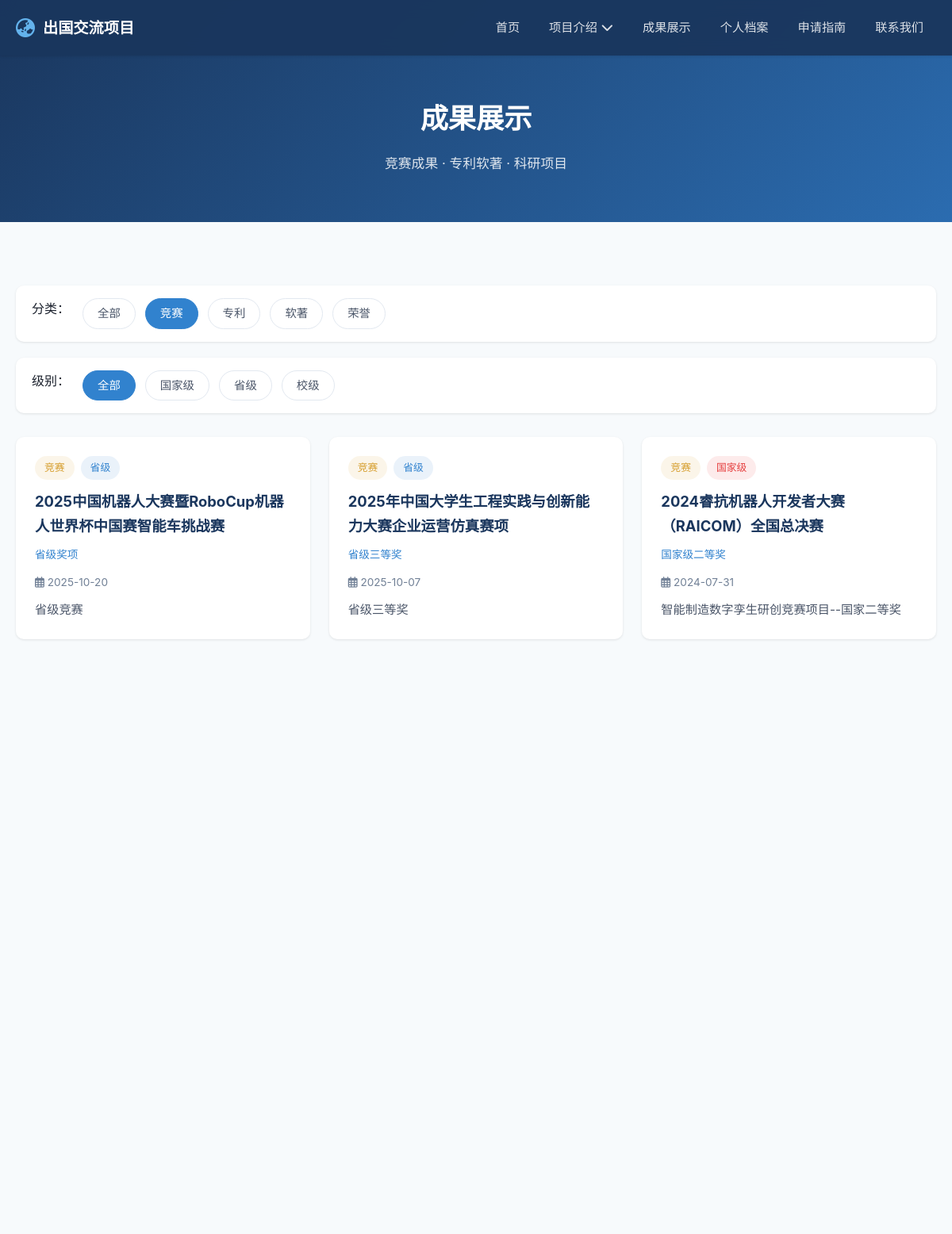
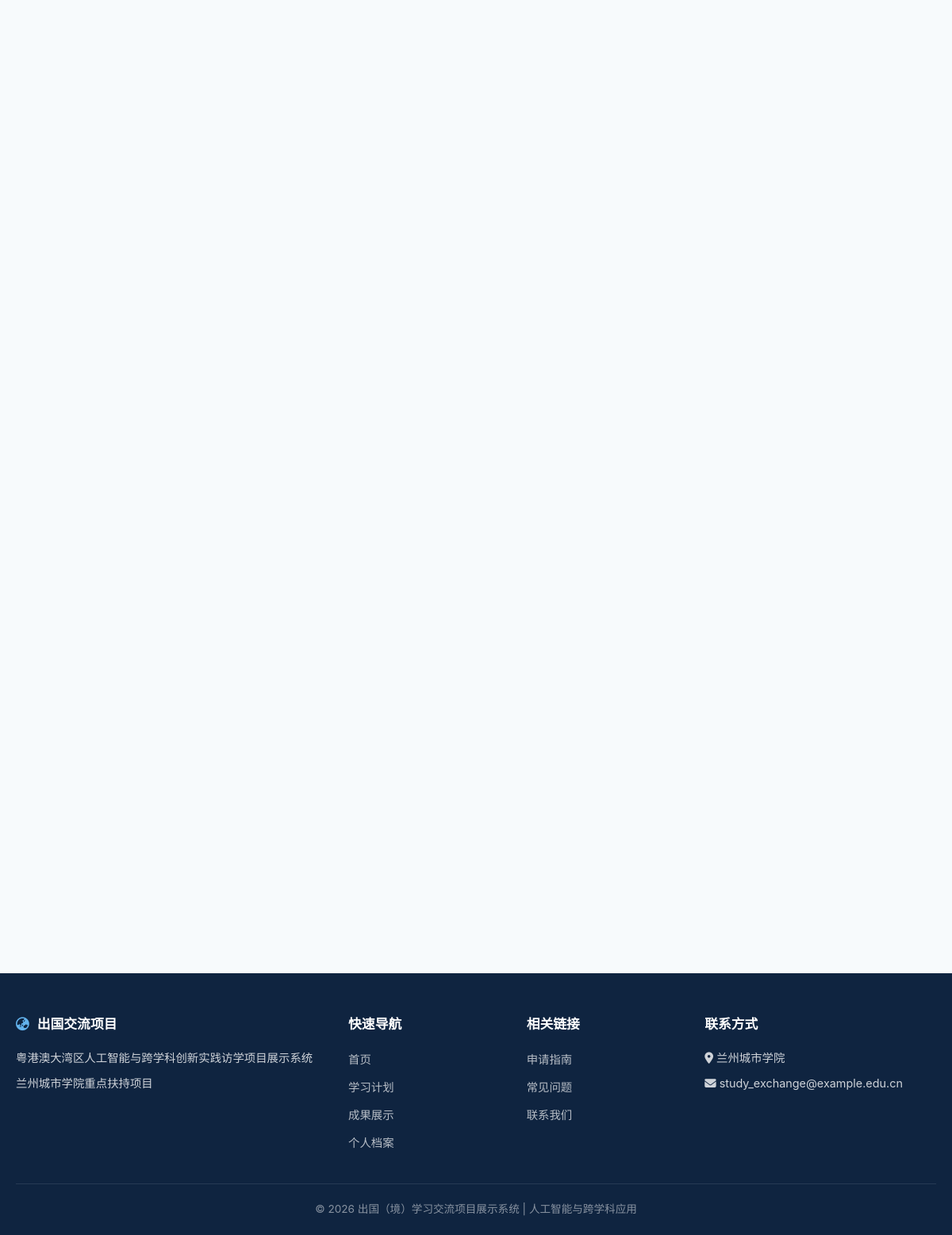
The page /achievement/?category=竞赛&level= on the database its author committed (2 pictures, top to bottom).
### app/models/models.py (models this page shows, shortened)
class Achievement(db.Model):
    __tablename__ = 'achievements'
    id = db.Column(db.Integer, primary_key=True)
    title = db.Column(db.String(200), nullable=False, comment='成果标题')
    description = db.Column(db.Text, comment='成果描述')
    category = db.Column(db.String(50), comment='成果类别：竞赛/专利/软著/论文/项目')
    level = db.Column(db.String(50), comment='级别：国家级/省级/校级')
    award = db.Column(db.String(200), comment='奖项/荣誉')
    date = db.Column(db.Date, comment='获得日期')
    image = db.Column(db.String(200), comment='成果图片')
    is_featured = db.Column(db.Boolean, default=False, comment='是否精选展示')
    created_at = db.Column(db.DateTime, default=datetime.now)

### app/routes/achievement.py (the view)
@achievement_bp.route('/')
def achievement_list():
    category = request.args.get('category', '')
    level = request.args.get('level', '')
    query = Achievement.query
    if category:
        query = query.filter_by(category=category)
    if level:
        query = query.filter_by(level=level)
    achievements = query.order_by(Achievement.created_at.desc()).all()
    categories = db.session.query(Achievement.category).distinct().all()
    levels = db.session.query(Achievement.level).distinct().all()
    return render_template('pages/achievement/list.html',
                           achievements=achievements,
                           categories=[c[0] for c in categories if c[0]],
                           levels=[l[0] for l in levels if l[0]],
                           current_category=category,
                           current_level=level)

### app/templates/pages/achievement/list.html (shortened to what this page needs)
{% extends "base.html" %}
{% block content %}
<div class="page-header">
    <div class="container">
        <h1>成果展示</h1>
        <p>竞赛成果 · 专利软著 · 科研项目</p>
    </div>
</div>
<section class="section">
    <div class="container">
        <div class="filter-bar">
            <span style="font-weight:500; color:var(--text-primary); margin-right:4px;">分类：</span>
            <a href="{{ url_for('achievement.achievement_list', category='', level=current_level) }}"
               class="filter-btn {% if not current_category %}active{% endif %}">全部</a>
            {% for cat in categories %}
            <a href="{{ url_for('achievement.achievement_list', category=cat, level=current_level) }}"
               class="filter-btn {% if current_category == cat %}active{% endif %}">{{ cat }}</a>
            {% endfor %}
        </div>
        <div class="filter-bar" style="margin-top:-10px;">
            <span style="font-weight:500; color:var(--text-primary); margin-right:4px;">级别：</span>
            <a href="{{ url_for('achievement.achievement_list', category=current_category, level='') }}"
               class="filter-btn {% if not current_level %}active{% endif %}">全部</a>
            <a href="{{ url_for('achievement.achievement_list', category=current_category, level='国家级') }}"
               class="filter-btn {% if current_level == '国家级' %}active{% endif %}">国家级</a>
            <a href="{{ url_for('achievement.achievement_list', category=current_category, level='省级') }}"
               class="filter-btn {% if current_level == '省级' %}active{% endif %}">省级</a>
            <a href="{{ url_for('achievement.achievement_list', category=current_category, level='校级') }}"
               class="filter-btn {% if current_level == '校级' %}active{% endif %}">校级</a>
        </div>
        <div class="card-grid">
            {% for item in achievements %}
            <a href="{{ url_for('achievement.achievement_detail', achievement_id=item.id) }}" class="card reveal" style="text-decoration:none; color:inherit;">
                <div class="card-body">
                    <div style="display:flex; gap:8px; margin-bottom:12px; flex-wrap:wrap;">
                        {% if item.category == '竞赛' %}
                        <span class="badge badge-competition">{{ item.category }}</span>
                        {% elif item.category == '专利' %}
                        <span class="badge badge-patent">{{ item.category }}</span>
                        {% elif item.category == '软著' %}
                        <span class="badge badge-patent">{{ item.category }}</span>
                        {% elif item.category == '荣誉' %}
                        <span class="badge badge-competition">{{ item.category }}</span>
                        {% else %}
                        <span class="badge">{{ item.category }}</span>
                        {% endif %}
                        {% if item.level == '国家级' %}
                        <span class="badge badge-national">{{ item.level }}</span>
                        {% elif item.level == '省级' %}
                        <span class="badge badge-provincial">{{ item.level }}</span>
                        {% elif item.level == '校级' %}
                        <span class="badge badge-school">{{ item.level }}</span>
                        {% endif %}
                    </div>
                    <h3>{{ item.title }}</h3>
                    {% if item.award %}
                    <p class="card-subtitle">{{ item.award }}</p>
                    {% endif %}
                    {% if item.date %}
                    <p style="font-size:0.85rem; color:var(--text-light); margin-bottom:10px;">
                        <i class="far fa-calendar-alt"></i> {{ item.date.strftime('%Y-%m-%d') }}
                    </p>
                    {% endif %}
                    {% if item.description %}
                    <p>{{ item.description[:100] }}{% if item.description|length > 100 %}...{% endif %}</p>
                    {% endif %}
                </div>
            </a>
            {% else %}
            <div style="text-align:center; padding:60px 20px; color:var(--text-light); grid-column:1/-1;">
                <i class="fas fa-trophy" style="font-size:3rem; margin-bottom:16px; display:block;"></i>
                <p>暂无相关成果</p>
            </div>
            {% endfor %}
        </div>
    </div>
</section>
{% endblock %}

### app/static/css/style.css (style rules this page uses)
:root { --primary: #1a365d; --primary-light: #2b6cb0; --primary-dark: #0f2440; --accent: #3182ce; --accent-light: #63b3ed; --success: #38a169; --warning: #d69e2e; --danger: #e53e3e; --text-primary: #1a202c; --text-secondary: #4a5568; --text-light: #718096; --bg-primary: #ffffff; --bg-secondary: #f7fafc; --bg-tertiary: #edf2f7; --border-color: #e2e8f0; --shadow-sm: 0 1px 3px rgba(0,0,0,0.1); --shadow-md: 0 4px 12px rgba(0,0,0,0.1); --shadow-lg: 0 10px 30px rgba(0,0,0,0.15); --radius-sm: 6px; --radius-md: 10px; --radius-lg: 16px; --transition: all 0.3s ease; --max-width: 1200px; }
*, *::before, *::after { margin: 0; padding: 0; box-sizing: border-box; }
html { scroll-behavior: smooth; font-size: 16px; }
body { font-family: 'Noto Sans SC', -apple-system, BlinkMacSystemFont, 'Segoe UI', sans-serif; color: var(--text-primary); background-color: var(--bg-secondary); line-height: 1.7; -webkit-font-smoothing: antialiased; }
a { color: var(--accent); text-decoration: none; transition: var(--transition); }
.container { max-width: var(--max-width); margin: 0 auto; padding: 0 20px; }
.section { padding: 80px 0; }
.card-grid { display: grid; grid-template-columns: repeat(auto-fill, minmax(320px, 1fr)); gap: 24px; }
.card { background: var(--bg-primary); border-radius: var(--radius-md); box-shadow: var(--shadow-sm); overflow: hidden; transition: var(--transition); }
.card-body { padding: 24px; }
.card-body h3 { font-size: 1.15rem; color: var(--primary); margin-bottom: 8px; }
.card-body .card-subtitle { font-size: 0.85rem; color: var(--accent); margin-bottom: 12px; font-weight: 500; }
.card-body p { color: var(--text-secondary); font-size: 0.95rem; line-height: 1.7; }
.badge { display: inline-block; padding: 4px 12px; border-radius: 50px; font-size: 0.8rem; font-weight: 500; }
.badge-national { background: rgba(229, 62, 62, 0.1); color: var(--danger); }
.badge-provincial { background: rgba(49, 130, 206, 0.1); color: var(--accent); }
.badge-competition { background: rgba(214, 158, 46, 0.1); color: var(--warning); }
.page-header { background: linear-gradient(135deg, var(--primary) 0%, var(--primary-light) 100%); color: #fff; padding: 120px 20px 60px; text-align: center; }
.page-header h1 { font-size: 2.2rem; font-weight: 700; margin-bottom: 12px; }
.page-header p { font-size: 1.05rem; opacity: 0.85; }
.filter-bar { display: flex; gap: 12px; flex-wrap: wrap; margin-bottom: 30px; padding: 16px 20px; background: var(--bg-primary); border-radius: var(--radius-md); box-shadow: var(--shadow-sm); }
.filter-btn { padding: 6px 18px; border: 1px solid var(--border-color); border-radius: 50px; background: var(--bg-primary); color: var(--text-secondary); font-size: 0.9rem; cursor: pointer; transition: var(--transition); }
.filter-btn:hover, .filter-btn.active { background: var(--accent); color: #fff; border-color: var(--accent); }
.reveal { opacity: 0; transform: translateY(30px); transition: opacity 0.6s ease, transform 0.6s ease; }
.reveal.visible { opacity: 1; transform: translateY(0); }

### rows shown on the page
Achievement: category "竞赛", level "省级", title "2025中国机器人大赛暨RoboCup机器人世界杯中国赛智能车挑战赛", award "省级奖项", date "2025-10-20", description "省级竞赛"
Achievement: category "竞赛", level "省级", title "2025年中国大学生工程实践与创新能力大赛企业运营仿真赛项", award "省级三等奖", date "2025-10-07", description "省级三等奖"
Achievement: category "竞赛", level "国家级", title "2024睿抗机器人开发者大赛（RAICOM）全国总决赛", award "国家级二等奖", date "2024-07-31", description "智能制造数字孪生研创竞赛项目--国家二等奖"

### other values the page prints
{{ cat }} "竞赛" "专利" "软著" "荣誉"
